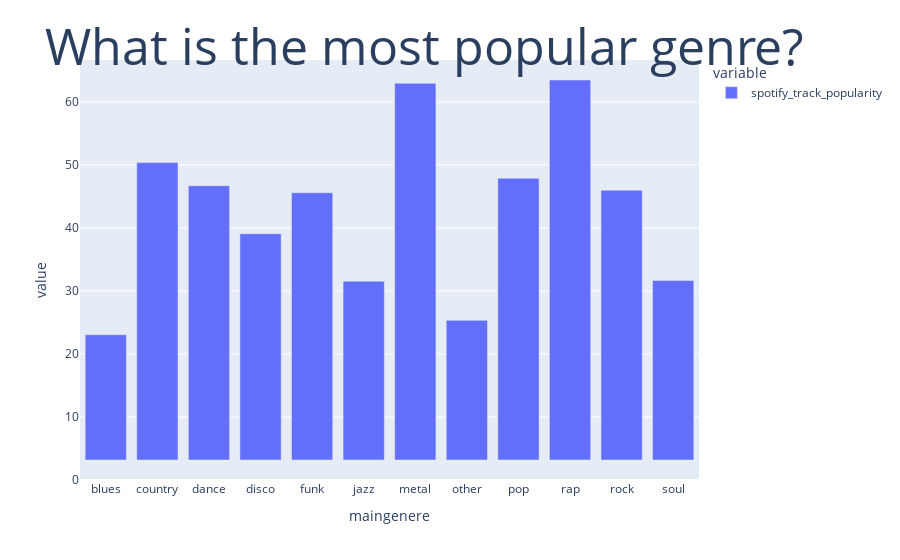

Notebook code for this chart:
### Code cell
col=sb.color_palette('pastel6')
fig4 = px.bar(top_12_genere_gb, x=top_12_genere_gb.index, y=['spotify_track_popularity'], barmode='group')
fig4.update_layout(title=dict(text="What is the most popular genre?", font=dict(size=50), automargin=True, yref='paper'))
fig4.show()

### Figure 1 — Plotly figure (JSON) as saved in the notebook; plotly's stock layout.template omitted (floating-point values rounded to 4 significant figures)
{"data": [{"alignmentgroup": "True", "hovertemplate": "variable=spotify_track_popularity<br>maingenere=%{x}<br>value=%{y}<extra></extra>", "legendgroup": "spotify_track_popularity", "marker": {"color": "#636efa", "pattern": {"shape": ""}}, "name": "spotify_track_popularity", "offsetgroup": "spotify_track_popularity", "orientation": "v", "showlegend": true, "textposition": "auto", "type": "bar", "x": ["blues", "country", "dance", "disco", "funk", "jazz", "metal", "other", "pop", "rap", "rock", "soul"], "xaxis": "x", "y": [19.88, 47.19, 43.52, 35.9, 42.41, 28.38, 59.77, 22.16, 44.7, 60.3, 42.81, 28.48], "yaxis": "y"}], "layout": {"barmode": "group", "legend": {"title": {"text": "variable"}, "tracegroupgap": 0}, "margin": {"t": 60}, "title": {"automargin": true, "font": {"size": 50}, "text": "What is the most popular genre?", "yref": "paper"}, "xaxis": {"anchor": "y", "domain": [0, 1], "title": {"text": "maingenere"}}, "yaxis": {"anchor": "x", "domain": [0, 1], "title": {"text": "value"}}}}
